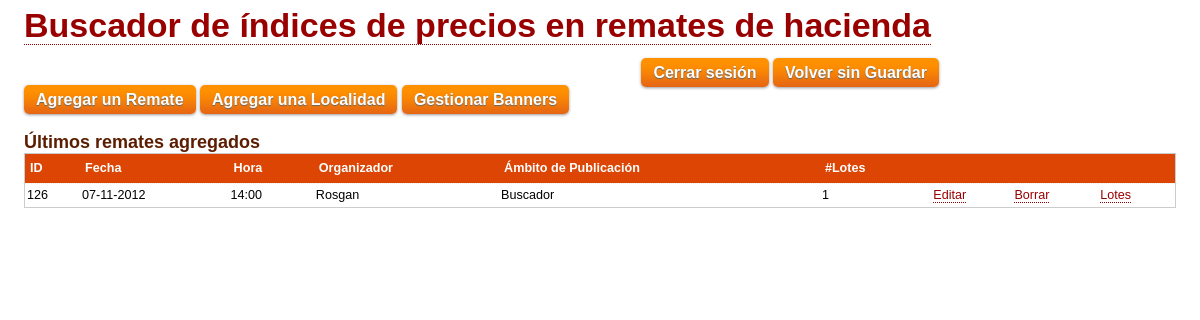
/login.php (signed in), run on an earlier commit of the app's database.
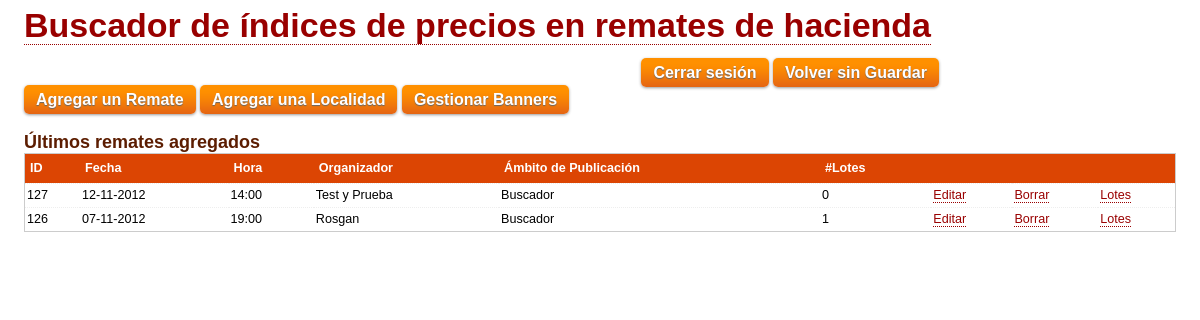
And on a later commit of the database.
### tables this page shows
CREATE TABLE IF NOT EXISTS `remates` (
  `remate_id` int(11) NOT NULL AUTO_INCREMENT,
  `fecha_re` date NOT NULL,
  `hora_re` varchar(5) NOT NULL DEFAULT '14:00',
  `organizador` varchar(100) DEFAULT NULL,
  `metodo` varchar(50) DEFAULT NULL,
  `logo_re` varchar(255) NOT NULL DEFAULT 'images/logos/rural.png',
  `nombre_re` varchar(50) DEFAULT NULL,
  `informes_re` varchar(50) NOT NULL DEFAULT '(011) 4777-4200',
  `status_re` int(1) NOT NULL DEFAULT '0',
  `cardinal_re` int(11) NOT NULL DEFAULT '0',
  PRIMARY KEY (`remate_id`)
);

### inc/class.hacienda.inc.php (the view, shortened to what this page needs)
<?php
class BipherHacienda
{
	private $_db;
	public function __construct($db=NULL)
	{
		if(is_object($db))
		{
			$this->_db = $db;
		}
		else
		{
			$dsn = "mysql:host=".DB_HOST.";dbname=".DB_NAME;
			$this->_db = new PDO($dsn, DB_USER, DB_PASS);
		}
	}
	public function listaRemates()
	{
		$sql = "SELECT remate_id, fecha_re, hora_re, organizador, status_re, cardinal_re FROM remates ORDER BY fecha_re DESC";
	try
	{
		$stmt = $this->_db->prepare($sql);
		$stmt->execute();
		echo '<table class="ensayo" summary="Remates de hacienda cargados en Bipher" cellspacing="0">';
		echo '<tbody>';
		echo '<tr class="principal">';
		echo '<th>ID</th><th>Fecha</th><th>Hora</th><th>Organizador</th><th>Ámbito de Publicación</th><th>#Lotes</th><th></th><th></th><th></th>';
		echo '</tr>';
		echo '<tr>';
		while($row = $stmt->fetch())
		{
			$rid = $row['remate_id'];
			$fecha = $row['fecha_re'];
			$hora = $row['hora_re'];
			$orga = $row['organizador'];
			$stat = $row['status_re'];
			$card = $row['cardinal_re'];
			echo "<tr>";
			echo "<td>" .$rid."</td>";
			echo "<td>" .darVueltaFecha($fecha)."</td>";
			echo "<td>" .$hora."</td>";
			echo "<td>" .$orga."</td>";
			echo "<td>" .ambitoDePublicacion($stat)."</td>";
			echo "<td>" .$card."</td>";
			echo '<td><a href="editar-remate.php?subasta='.$rid.'">Editar</a></td>';
			echo '<td><a href="eliminar-remate.php?subasta='.$rid.'">Borrar</a></td>';
			echo '<td><a href="nuevo-lote.php?subasta='.$rid.'&lote=nuevo">Lotes</a></td>';
			echo "</tr>";
		}
	}
	catch(PDOException $e)
		{
			return $e->getMessage();
		}
	}
}
?>

What changed in the data, as far as the page shows it:
added remates: remate_id "127", fecha_re "12-11-2012", hora_re "14:00", organizador "Test y Prueba", status_re "Buscador", cardinal_re "0"
changed remates "Rosgan": hora_re "14:00" → "19:00"
